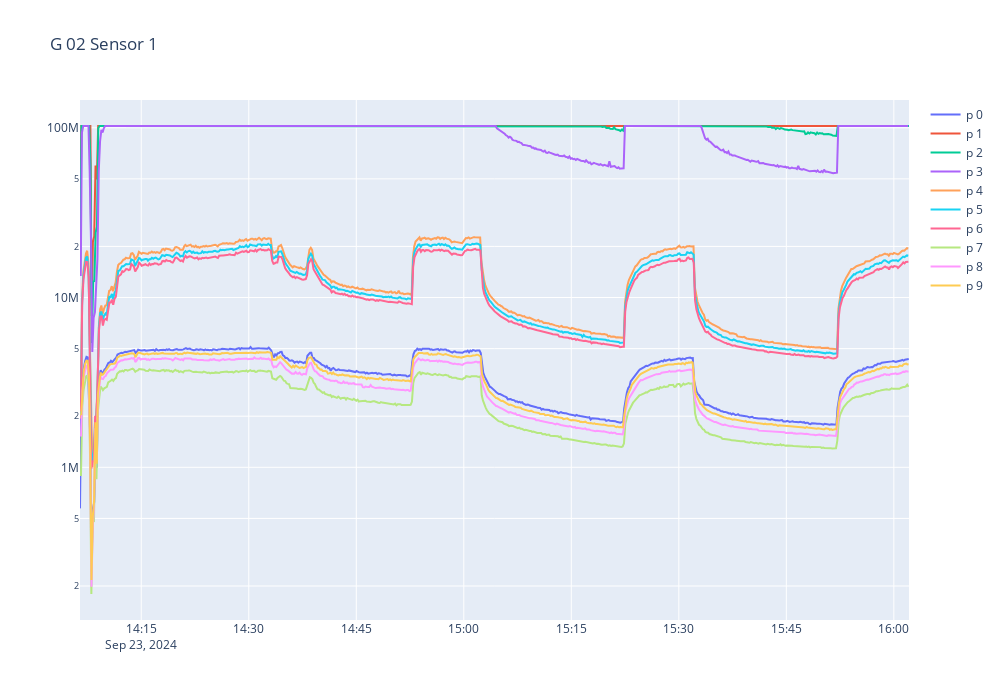

Notebook cell for this chart:
### Code cell
plot_sensor_it("G 02", s_02, 1)

### Figure 1 — Plotly figure (JSON) as saved in the notebook; plotly's stock layout.template omitted (floating-point values rounded to 4 significant figures; data arrays with more than 128 entries replaced by an {"elided": "..."} marker saying what was removed)
{"data": [{"mode": "lines", "name": "p 0", "type": "scatter", "x": {"elided": "642 str values"}, "y": {"elided": "642 float values"}}, {"mode": "lines", "name": "p 1", "type": "scatter", "x": {"elided": "642 str values"}, "y": {"elided": "642 int values"}}, {"mode": "lines", "name": "p 2", "type": "scatter", "x": {"elided": "642 str values"}, "y": {"elided": "642 float values"}}, {"mode": "lines", "name": "p 3", "type": "scatter", "x": {"elided": "641 str values"}, "y": {"elided": "641 float values"}}, {"mode": "lines", "name": "p 4", "type": "scatter", "x": {"elided": "641 str values"}, "y": {"elided": "641 float values"}}, {"mode": "lines", "name": "p 5", "type": "scatter", "x": {"elided": "641 str values"}, "y": {"elided": "641 float values"}}, {"mode": "lines", "name": "p 6", "type": "scatter", "x": {"elided": "641 str values"}, "y": {"elided": "641 float values"}}, {"mode": "lines", "name": "p 7", "type": "scatter", "x": {"elided": "641 str values"}, "y": {"elided": "641 float values"}}, {"mode": "lines", "name": "p 8", "type": "scatter", "x": {"elided": "641 str values"}, "y": {"elided": "641 float values"}}, {"mode": "lines", "name": "p 9", "type": "scatter", "x": {"elided": "641 str values"}, "y": {"elided": "641 float values"}}], "layout": {"height": 700, "title": {"text": "G 02 Sensor 1"}, "width": 1000, "yaxis": {"type": "log"}}}
